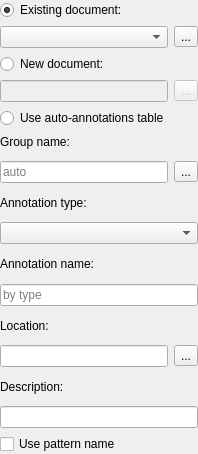
<?xml version="1.0" encoding="UTF-8"?>
<ui version="4.0">
 <class>CreateAnnotationOptionsPanelWidget</class>
 <widget class="QWidget" name="CreateAnnotationOptionsPanelWidget">
  <property name="geometry">
   <rect>
    <x>0</x>
    <y>0</y>
    <width>198</width>
    <height>454</height>
   </rect>
  </property>
  <property name="windowTitle">
   <string>Form</string>
  </property>
  <layout class="QVBoxLayout" name="mainLayout">
   <property name="spacing">
    <number>0</number>
   </property>
   <property name="leftMargin">
    <number>0</number>
   </property>
   <property name="topMargin">
    <number>0</number>
   </property>
   <property name="rightMargin">
    <number>0</number>
   </property>
   <property name="bottomMargin">
    <number>0</number>
   </property>
   <item>
    <widget class="QWidget" name="saveAnnotationsInnerWidget" native="true">
     <property name="sizePolicy">
      <sizepolicy hsizetype="Preferred" vsizetype="Minimum">
       <horstretch>0</horstretch>
       <verstretch>0</verstretch>
      </sizepolicy>
     </property>
     <property name="toolTip">
      <string>Choose a file to store the annotations</string>
     </property>
     <layout class="QVBoxLayout" name="verticalLayout_2">
      <property name="sizeConstraint">
       <enum>QLayout::SetMinAndMaxSize</enum>
      </property>
      <property name="leftMargin">
       <number>0</number>
      </property>
      <property name="topMargin">
       <number>0</number>
      </property>
      <property name="rightMargin">
       <number>0</number>
      </property>
      <property name="bottomMargin">
       <number>0</number>
      </property>
      <item>
       <widget class="QRadioButton" name="rbExistingTable">
        <property name="text">
         <string>Existing document:</string>
        </property>
        <property name="checked">
         <bool>true</bool>
        </property>
       </widget>
      </item>
      <item>
       <layout class="QHBoxLayout" name="horizontalLayout">
        <item>
         <widget class="QComboBox" name="cbExistingTable">
          <property name="sizeAdjustPolicy">
           <enum>QComboBox::AdjustToMinimumContentsLength</enum>
          </property>
         </widget>
        </item>
        <item>
         <widget class="QToolButton" name="tbBrowseExistingTable">
          <property name="text">
           <string>...</string>
          </property>
          <property name="icon">
           <iconset resource="../../U2Gui.qrc">
            <normaloff>:/core/images/load_selected_documents.png</normaloff>:/core/images/load_selected_documents.png</iconset>
          </property>
         </widget>
        </item>
       </layout>
      </item>
      <item>
       <widget class="QRadioButton" name="rbCreateNewTable">
        <property name="text">
         <string>New document:</string>
        </property>
       </widget>
      </item>
      <item>
       <layout class="QHBoxLayout" name="horizontalLayout_2">
        <item>
         <widget class="QLineEdit" name="leNewTablePath">
          <property name="enabled">
           <bool>false</bool>
          </property>
         </widget>
        </item>
        <item>
         <widget class="QToolButton" name="tbBrowseNewTable">
          <property name="enabled">
           <bool>false</bool>
          </property>
          <property name="text">
           <string>...</string>
          </property>
         </widget>
        </item>
       </layout>
      </item>
      <item>
       <widget class="QRadioButton" name="rbUseAutoTable">
        <property name="text">
         <string>Use auto-annotations table</string>
        </property>
       </widget>
      </item>
     </layout>
    </widget>
   </item>
   <item>
    <widget class="QWidget" name="annotationParametersInnerWidget" native="true">
     <property name="sizePolicy">
      <sizepolicy hsizetype="Preferred" vsizetype="Minimum">
       <horstretch>0</horstretch>
       <verstretch>0</verstretch>
      </sizepolicy>
     </property>
     <layout class="QVBoxLayout" name="verticalLayout_3">
      <property name="sizeConstraint">
       <enum>QLayout::SetMinAndMaxSize</enum>
      </property>
      <property name="leftMargin">
       <number>0</number>
      </property>
      <property name="topMargin">
       <number>0</number>
      </property>
      <property name="rightMargin">
       <number>0</number>
      </property>
      <property name="bottomMargin">
       <number>0</number>
      </property>
      <item>
       <widget class="QLabel" name="lblGroupName">
        <property name="text">
         <string>Group name:</string>
        </property>
       </widget>
      </item>
      <item>
       <layout class="QHBoxLayout" name="horizontalLayout_3">
        <item>
         <widget class="QLineEdit" name="leGroupName">
          <property name="placeholderText">
           <string>auto</string>
          </property>
         </widget>
        </item>
        <item>
         <widget class="QToolButton" name="tbSelectGroupName">
          <property name="toolTip">
           <string>Predefined group names</string>
          </property>
          <property name="text">
           <string>...</string>
          </property>
          <property name="icon">
           <iconset resource="../../U2Gui.qrc">
            <normaloff>:/core/images/group_auto.png</normaloff>:/core/images/group_auto.png</iconset>
          </property>
         </widget>
        </item>
       </layout>
      </item>
      <item>
       <widget class="QLabel" name="lblAnnotationType">
        <property name="text">
         <string>Annotation type:</string>
        </property>
       </widget>
      </item>
      <item>
       <widget class="QComboBox" name="cbAnnotationType">
        <property name="sizeAdjustPolicy">
         <enum>QComboBox::AdjustToMinimumContentsLength</enum>
        </property>
       </widget>
      </item>
      <item>
       <widget class="QLabel" name="lblAnnotationName">
        <property name="text">
         <string>Annotation name:</string>
        </property>
       </widget>
      </item>
      <item>
       <layout class="QHBoxLayout" name="horizontalLayout_4">
        <item>
         <widget class="QLineEdit" name="leAnnotationName">
          <property name="maxLength">
           <number>100</number>
          </property>
          <property name="placeholderText">
           <string>by type</string>
          </property>
         </widget>
        </item>
       </layout>
      </item>
      <item>
       <widget class="QLabel" name="lblLocation">
        <property name="text">
         <string>Location:</string>
        </property>
       </widget>
      </item>
      <item>
       <layout class="QHBoxLayout" name="horizontalLayout_5">
        <item>
         <widget class="QLineEdit" name="leLocation">
          <property name="toolTip">
           <string>Annotation location in GenBank format</string>
          </property>
         </widget>
        </item>
        <item>
         <widget class="QToolButton" name="tbDoComplement">
          <property name="toolTip">
           <string>Add/remove complement flag</string>
          </property>
          <property name="text">
           <string>...</string>
          </property>
          <property name="icon">
           <iconset resource="../../U2Gui.qrc">
            <normaloff>:/core/images/do_complement.png</normaloff>:/core/images/do_complement.png</iconset>
          </property>
         </widget>
        </item>
       </layout>
      </item>
      <item>
       <widget class="QLabel" name="lblDescription">
        <property name="text">
         <string>Description:</string>
        </property>
       </widget>
      </item>
      <item>
       <widget class="QLineEdit" name="leDescription"/>
      </item>
      <item>
       <widget class="QCheckBox" name="chbUsePatternNames">
        <property name="toolTip">
         <string>Use names of patterns as annotations names. In case the patterns are in FASTA format</string>
        </property>
        <property name="text">
         <string>Use pattern name</string>
        </property>
       </widget>
      </item>
     </layout>
    </widget>
   </item>
  </layout>
 </widget>
 <tabstops>
  <tabstop>rbExistingTable</tabstop>
  <tabstop>cbExistingTable</tabstop>
  <tabstop>tbBrowseExistingTable</tabstop>
  <tabstop>rbCreateNewTable</tabstop>
  <tabstop>leNewTablePath</tabstop>
  <tabstop>tbBrowseNewTable</tabstop>
  <tabstop>rbUseAutoTable</tabstop>
  <tabstop>leGroupName</tabstop>
  <tabstop>tbSelectGroupName</tabstop>
  <tabstop>cbAnnotationType</tabstop>
  <tabstop>leAnnotationName</tabstop>
  <tabstop>leLocation</tabstop>
  <tabstop>tbDoComplement</tabstop>
  <tabstop>leDescription</tabstop>
  <tabstop>chbUsePatternNames</tabstop>
 </tabstops>
 <resources>
  <include location="../../U2Gui.qrc"/>
 </resources>
 <connections>
  <connection>
   <sender>rbCreateNewTable</sender>
   <signal>toggled(bool)</signal>
   <receiver>leNewTablePath</receiver>
   <slot>setEnabled(bool)</slot>
   <hints>
    <hint type="sourcelabel">
     <x>98</x>
     <y>75</y>
    </hint>
    <hint type="destinationlabel">
     <x>81</x>
     <y>103</y>
    </hint>
   </hints>
  </connection>
  <connection>
   <sender>rbCreateNewTable</sender>
   <signal>toggled(bool)</signal>
   <receiver>tbBrowseNewTable</receiver>
   <slot>setEnabled(bool)</slot>
   <hints>
    <hint type="sourcelabel">
     <x>98</x>
     <y>75</y>
    </hint>
    <hint type="destinationlabel">
     <x>183</x>
     <y>104</y>
    </hint>
   </hints>
  </connection>
  <connection>
   <sender>rbExistingTable</sender>
   <signal>toggled(bool)</signal>
   <receiver>cbExistingTable</receiver>
   <slot>setEnabled(bool)</slot>
   <hints>
    <hint type="sourcelabel">
     <x>98</x>
     <y>9</y>
    </hint>
    <hint type="destinationlabel">
     <x>82</x>
     <y>41</y>
    </hint>
   </hints>
  </connection>
  <connection>
   <sender>rbExistingTable</sender>
   <signal>toggled(bool)</signal>
   <receiver>tbBrowseExistingTable</receiver>
   <slot>setEnabled(bool)</slot>
   <hints>
    <hint type="sourcelabel">
     <x>98</x>
     <y>9</y>
    </hint>
    <hint type="destinationlabel">
     <x>183</x>
     <y>40</y>
    </hint>
   </hints>
  </connection>
 </connections>
</ui>
